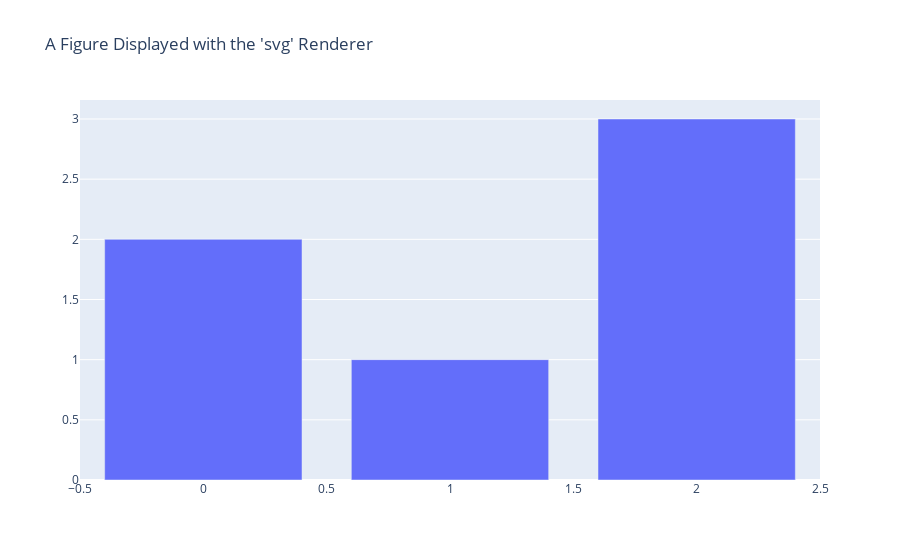

Write notebook code for a chart like this one.
### Markdown cell above
# 1.Renderers fig.show()
老版的plotly.io

### Code cell
fig = go.Figure(
    data=[go.Bar(y=[2, 1, 3])],
    layout_title_text="A Figure Displayed with the 'svg' Renderer"
)
fig

# 替换原始渲染器为svg（需安装Kaleido）
#fig.show(renderer="svg")

### Figure 1 — Plotly figure (JSON) as saved in the notebook; plotly's stock layout.template omitted (floating-point values rounded to 4 significant figures)
{"data": [{"type": "bar", "y": [2, 1, 3]}], "layout": {"title": {"text": "A Figure Displayed with the 'svg' Renderer"}}}
